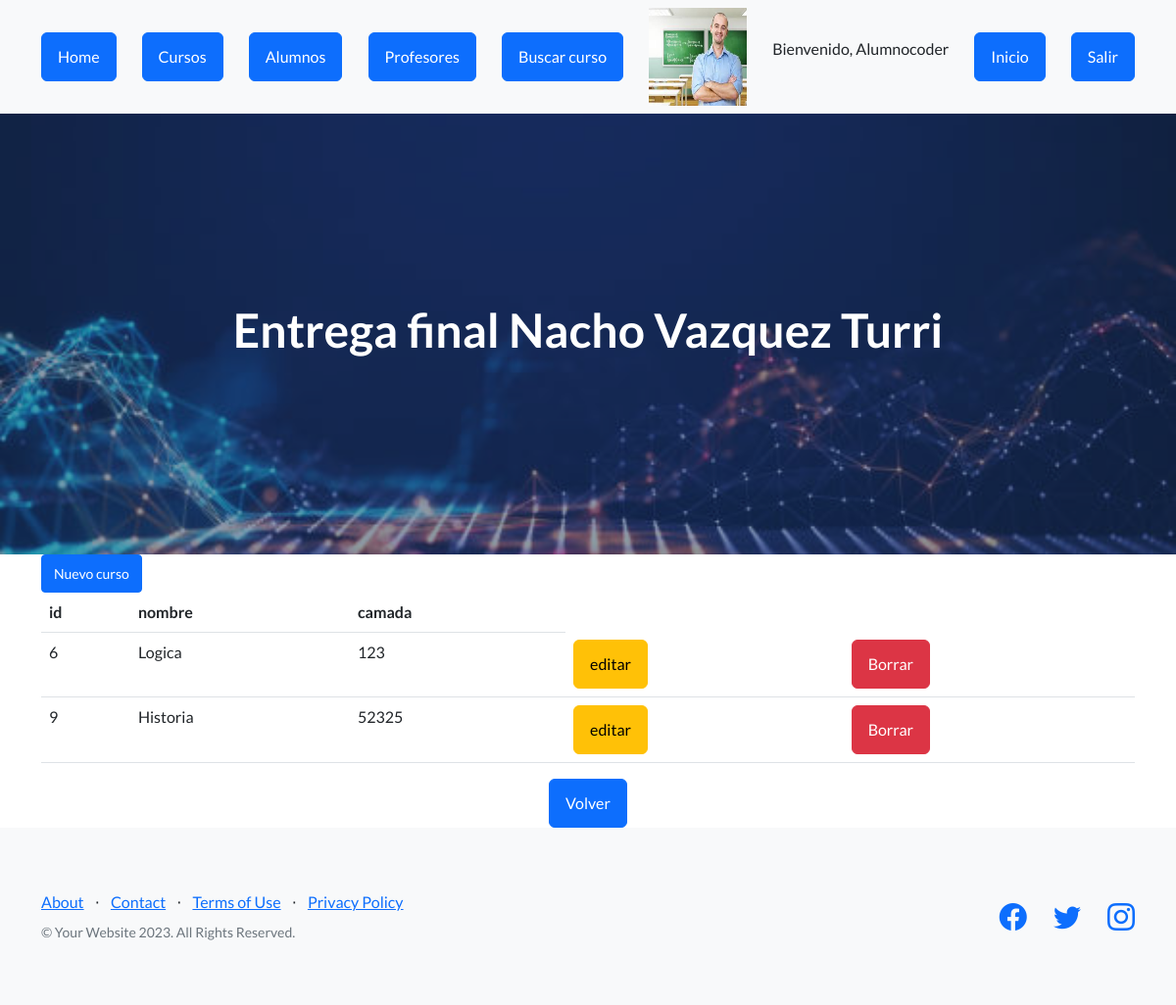
Page /AppCoder/ver_cursos (signed in) on the committed database.
### AppCoder/models.py (models this page shows, shortened)
class Curso(models.Model):
    nombre = models.CharField(max_length=40)
    camada = models.IntegerField()

### AppCoder/views.py (the view)
# urls.py: path("ver_cursos" , views.ver_cursos , name= "cursos"),
@login_required
def ver_cursos(request):
    cursos = Curso.objects.all()
    avatares = Avatar.objects.filter(user=request.user.id)
    url_avatar = avatares[0].imagen.url if avatares.exists() else None
    dicc = {"cursos" : cursos }
    plantilla = loader.get_template("cursos.html")
    documento = plantilla.render(dicc)
    return render(request , "cursos.html", {"cursos": cursos,"url_avatar":url_avatar if avatares.exists () else None})

### AppCoder/template/cursos.html
{%  extends 'padre.html'   %}
{% load static %}
{% block contenido %}
    <main class = container>
        <a href="alta_curso" class = "btn btn-primary btn-sm"  >Nuevo curso    </a>
        <table class="table">
            <thead>
                <tr>
                    <th>id</th>
                    <th>nombre</th>
                    <th>camada</th>
                </tr>
            </thead>
            <tbody>
                {% for n in cursos %}
                <tr>
                    <td>{{n.id}}</td>
                    <td>{{n.nombre}}</td>
                    <td>{{n.camada}}</td>
                    <td><a href = "{% url 'editar_curso' n.id %}" class = "btn btn-warning btn-small" >editar</a></td>
                    <td><a href = "{% url 'elimina_curso' n.id %}" class = "btn btn-danger" >Borrar</a></td>
                </tr>
                {% endfor %}
            </tbody>
        </table>
        <div class="text-center">
            <a href="{% url 'home' %}" class="btn btn-primary">Volver</a>
        </div>
    </main>
{% endblock %}

### AppCoder/template/padre.html (shortened to what this page needs)
<!DOCTYPE html>
<html lang="en">
    <head>
        {% load static %}
        <link href="https://cdn.jsdelivr.net/npm/bootstrap-icons@1.5.0/font/bootstrap-icons.css" rel="stylesheet" type="text/css" />
        <link href="{% static 'AppCoder/css/Styles.css' %}" rel="stylesheet" />
    </head>
    <body>
        <nav class="navbar navbar-light bg-light static-top">
            <div class="container">
                <a class="btn btn-primary" href="{% url 'home' %}">Home</a>
                {% if request.user.is_authenticated %}
                <a class="btn btn-primary" href="{% url 'cursos' %}">Cursos</a>
                {% endif %}
                <a class="btn btn-primary" href="{% url 'alumnos' %}">Alumnos</a>
                <a class="btn btn-primary" href="{% url 'profesores' %}">Profesores</a>
                <a class="btn btn-primary" href="{% url 'buscar_curso' %}">Buscar curso</a>
                {% if  request.user.is_authenticated %}
                <img src="{{url_avatar}}" alt="" width="100px" height="100px">
                <p>Bienvenido, {{user.username}}</p>
                <a class="btn btn-primary" href="{% url 'inicio' %}">Inicio</a>
                <form action=" {% url 'Logout' %}" method="POST">
                    <button type="submit" class="btn btn-primary">Salir</button>
                </form>
                {% endif %}
            </div>
        </nav>
        <header class="masthead" style="background-image: url('{% static "AppCoder/assets/img/istockphoto-1460853312-612x612.jpg" %}');">
            <div class="container position-relative">
                <h1 class="text-center" style="color:white">Entrega final Nacho Vazquez Turri</h1>
            </div>
        </header>
        {% block contenido %}
        {% endblock %}
        <footer class="footer bg-light">
            <div class="container">
                <div class="row">
                    <div class="col-lg-6 h-100 text-center text-lg-start my-auto">
                        <ul class="list-inline mb-2">
                            <li class="list-inline-item"><a href="#!">About</a></li>
                            <li class="list-inline-item">⋅</li>
                            <li class="list-inline-item"><a href="#!">Contact</a></li>
                            <li class="list-inline-item">⋅</li>
                            <li class="list-inline-item"><a href="#!">Terms of Use</a></li>
                            <li class="list-inline-item">⋅</li>
                            <li class="list-inline-item"><a href="#!">Privacy Policy</a></li>
                        </ul>
                        <p class="text-muted small mb-4 mb-lg-0">&copy; Your Website 2023. All Rights Reserved.</p>
                    </div>
                    <div class="col-lg-6 h-100 text-center text-lg-end my-auto">
                        <ul class="list-inline mb-0">
                            <li class="list-inline-item me-4">
                                <a href="#!"><i class="bi-facebook fs-3"></i></a>
                            </li>
                            <li class="list-inline-item me-4">
                                <a href="#!"><i class="bi-twitter fs-3"></i></a>
                            </li>
                            <li class="list-inline-item">
                                <a href="#!"><i class="bi-instagram fs-3"></i></a>
                            </li>
                        </ul>
                    </div>
                </div>
            </div>
        </footer>
    </body>
</html>

### rows in the picture
Curso: id "6", nombre "Logica", camada "123"
Curso: id "9", nombre "Historia", camada "52325"

### other values in the picture
{{ user.username }} "Alumnocoder"
